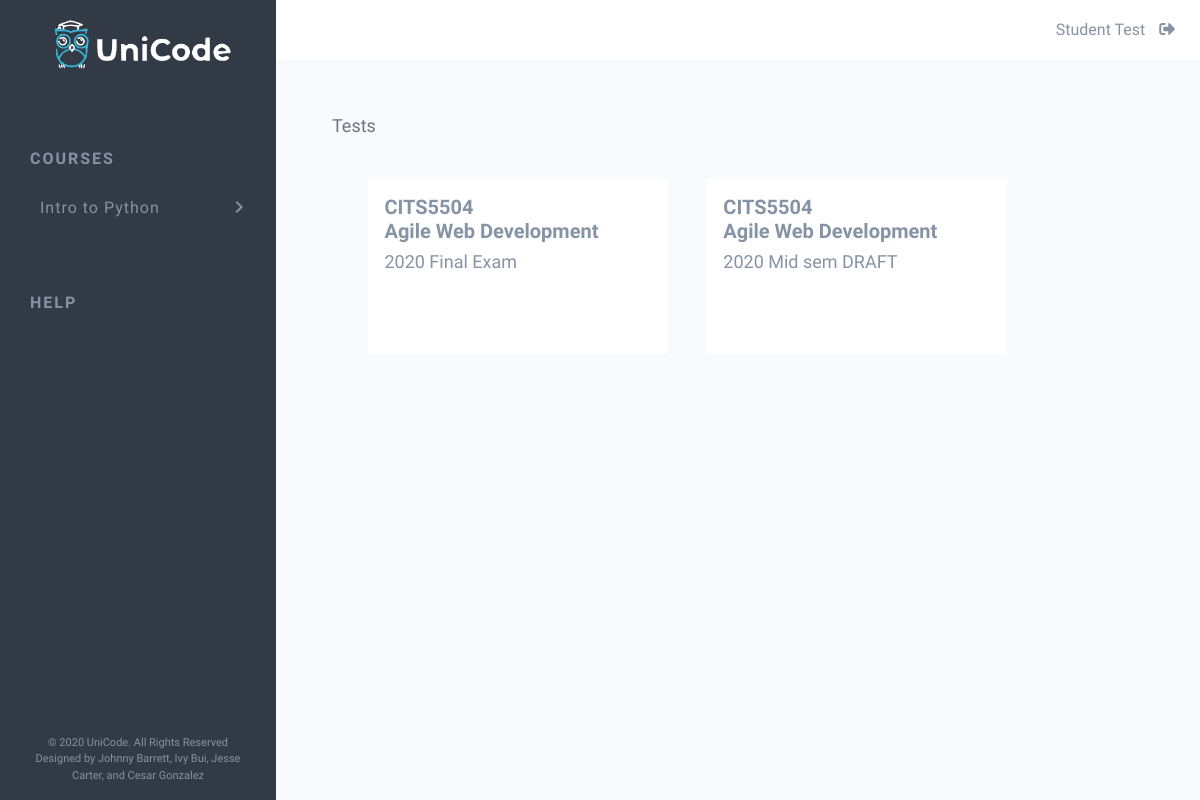
The app's page /course_view/1 (signed in) with its own data.
### app/models.py (models this page shows, shortened)
class Course(db.Model):
    __tablename__ = 'courses'
    id = db.Column(db.Integer, primary_key=True, nullable=False)
    name = db.Column(db.String(64))
    course_code = db.Column(db.String(32))
    tests = db.relationship('Test', backref='course', lazy=True)
    def __repr__(self):
        return f'<Course: {self.name}>'

class User(UserMixin, db.Model):
    __tablename__ = 'users'
    id = db.Column(db.Integer, primary_key=True, nullable=False)
    email = db.Column(db.String(64), index=True, unique=True)
    password_hash = db.Column(db.String(32))
    first_name = db.Column(db.String(32))
    last_name = db.Column(db.String(32))
    is_admin = db.Column(db.Boolean, nullable=False, default=True)
    courses = db.relationship('Course', secondary=enrolments, lazy='subquery',
                              backref=db.backref('users', lazy=True))

class Test(db.Model):
    __tablename__ = 'tests'
    id = db.Column(db.Integer, primary_key=True, nullable=False)
    name = db.Column(db.String(64), nullable=False)
    course_id = db.Column(db.Integer, db.ForeignKey('courses.id'))
    questions = db.relationship('Question', backref='test', lazy=True)

### app/routes.py (the view)
@app.route('/course_view/<course_id>', methods=['GET'])
@login_required
def course_view(course_id):
    return UserController.course_view(course_id)

### app/controllers.py (called while the page is built)
    def course_view(course_id):
        course = Course.query.filter_by(id=course_id).first()
        tests = Test.query.filter_by(course_id=course_id)
        print(course)
        print(tests)
        form = NewTestForm()
        course_form = NewCourseForm()
        if current_user.is_admin:
            return render_template('admin-course.html', course_form=course_form, form=form, course=course, tests=tests)
        else:
            return render_template('student-course.html', course=course, tests=tests)

### app/models.py (called while the page is built)
@login.user_loader
def load_user(id):
    return User.query.get(int(id))

### app/templates/student-course.html
{% extends "base.html" %}
{% block content %}
<div class="row mx-2">
  <h1 class="page-heading">Tests</h1>
</div>
<div class="row all-tests mt-3">
  {% for test in tests %}
  <div class="test mb-5 p-3">
    <a id="test-link" href="{{ url_for('take_test', course_id=course.id, test_id=test.id) }}">
      <h2 class="unit-details">{{ course.course_code }}<br>{{ course.name }}</h2>
      <h3 class="test-name">{{ test.name }}</h3>
    </a>
  </div>
  {% endfor %}
</div>
{% endblock %}

### app/templates/base.html (shortened to what this page needs)
<!DOCTYPE html>
<html lang="en">
<head>
  <link href="https://stackpath.bootstrapcdn.com/bootstrap/4.4.1/css/bootstrap.min.css" rel="stylesheet">
  <link rel="stylesheet" href="https://use.fontawesome.com/releases/v5.2.0/css/all.css">
<link rel="stylesheet" href="{{ url_for('static', filename='css/style.css') }}">
</head>
<body>
  <div class="sidenav">
    <img id="logo-horiz" src="{{ url_for('static', filename='img/UniCode-colour-horiz.png') }}" alt="UniCode logo">
    <div class="nav-parent" style="margin-left:15px;">
      {% if current_user.is_admin %}
      <div class="row">
        <a href="{{ url_for('admin_portal') }}">Courses</a>
        <a id="new-course-icon" href="#">
          <i id="nav-indicator" class="fas fa-plus-circle"></i>
        </a>
      </div>
      {% else %}
      <div class="row">
        <a href="{{ url_for('student_portal') }}">Courses</a>
      </div>
      {% endif %}
    </div>
    {% if current_user.courses %}
    {% for course in current_user.courses %}
    <a class="nav-child" href="{{ url_for('course_view', course_id=course.id) }}">{{ course.name }}<span
        id="nav-indicator" class="material-icons">chevron_right</span></a>
    {% endfor %}
    {% endif %}
    <div class="nav-parent mt-4">Help</div>
    <div class="footer">
      <p>&copy; 2020 UniCode. All Rights Reserved <br>Designed by Johnny Barrett, Ivy Bui, Jesse Carter, and Cesar
        Gonzalez</p>
    </div>
  </div>
  <div class="topbar">
    <p id="username">{{ current_user.first_name }} {{ current_user.last_name }}
      <a id="logout-icon" href="{{ (url_for('logout')) }}" style="color: #8593A5;"><i
          class="fas fa-sign-out-alt"></i></a>
    </p>
  </div>
  <div class="content-container p-5">
    {% block content %} {% endblock %}
  </div>
</body>
</html>

### app/static/css/style.css (style rules this page uses)
:root { --unicode-main-text-colour: #8593A5; --unicode-dark-grey: #323A45; --unicode-mid-grey1: #6C757D; --unicode-mid-grey3: #98A6AC; --unicode-pale: #F9FAFD; --unicode-pale-purple: #DEDFFC; --unicode-purple: #727DF5; --unicode-yellow: #FFBC00; --unicode-red: #F95C7C; --unicode-green: #0BCF97; --unicode-blue: #39B0D1; }
html, body { min-height: 100% !important; height: 100%; }
body { font-family: 'Cabin', sans-serif; margin: 0; color: var(--unicode-main-text-colour); background-color: var(--unicode-pale); -webkit-font-smoothing: antialiased; -moz-osx-font-smoothing: grayscale; }
body > *:not(.sidenav):not(.topbar) { -webkit-transition: 0.3s -webkit-filter linear; -o-transition: 0.3s -o-filter linear; -moz-transition: 0.3 -moz-filter linear; -ms-transition: 0.3 -moz-filter linear; }
.sidenav { height: 100%; width: 23%; min-width: 275px; position: fixed; z-index: 1; top: 0; left: 0; background-color: #323A45; overflow-x: hidden; padding: 20px 20px 0px 30px; }
.sidenav a { padding-top: 30px; text-decoration: none; font-size: 16px; line-height: 19px; color: #8593A5; display: block; }
#logo-horiz { width:80%; display: block; margin-left: auto; margin-right: auto }
.nav-parent { padding-top: 50px; letter-spacing: 2px; text-transform: uppercase; font-weight: bold; }
a.nav-child { margin-left: 10px; font-weight: 500; letter-spacing: 1px; }
#nav-indicator { float: right; margin-right: 5px; line-height: 19px; }
.footer { font-size: 11px; position: fixed; left: 0; bottom: 0; width: 23%; text-align: center; padding: 0 30px; }
.topbar { position: sticky; position: -webkit-sticky; top: 0; background-color: #FFFFFF; margin-left: 23%; height: 60px; overflow: hidden; display: block; padding-right: 25px; }
#username { text-align: right; color: var(--unicode-main-text-colour); font-size: 16px; line-height: 60px; }
#logout-icon { color: var(--unicode-main-text-colour); }
.fas { margin-left: 10px; }
.content-container { margin-right: 0; height: 92%; z-index: 1; background-color: var(--unicode-pale); transition: background-color 0.5s linear; }
.page-heading { font-size: 18px; color: var(--unicode-mid-grey1); text-align: start; line-height: 35px; margin-bottom: 0; }
.all-tests { padding: 20px 40px; }
.test { height: 175px; width: 300px; background-color: #FFFFFF; margin: 0 2.5%; position: relative; transition: background-color 0.5s linear; }
.unit-details { font-weight: bold; font-size: 20px; }
.test-name { font-size: 18px; }
a { color: inherit; }

### records on screen
Course: name "Intro to Python"
User: first_name "Student", last_name "Test"
Test: name "2020 Final Exam"
Course: course_code "CITS5504", name "Agile Web Development"
Test: name "2020 Mid sem DRAFT"
